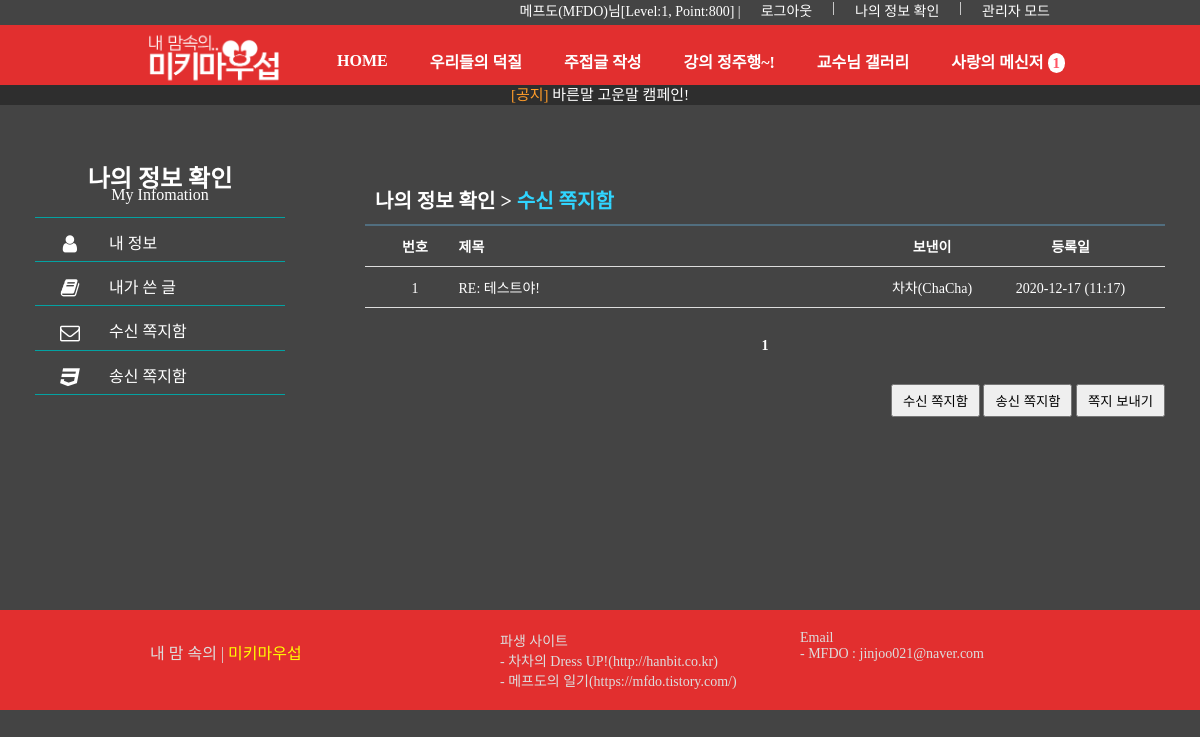
The page /member_modify_form_3.php (signed in) on the database its author committed.
### tables this page shows
CREATE TABLE `message` (
  `num` int(11) NOT NULL,
  `send_id` char(20) NOT NULL,
  `rv_id` char(20) NOT NULL,
  `subject` char(200) NOT NULL,
  `content` text NOT NULL,
  `regist_day` char(20) DEFAULT NULL
);

CREATE TABLE `members` (
  `num` int(11) NOT NULL,
  `id` char(15) NOT NULL,
  `pass` char(15) NOT NULL,
  `name` char(10) NOT NULL,
  `email` char(80) DEFAULT NULL,
  `regist_day` char(20) DEFAULT NULL,
  `level` int(11) DEFAULT NULL,
  `point` int(11) DEFAULT NULL
);

### member_modify_form_3.php (the view, shortened to what this page needs)
<!DOCTYPE html>
<html>
<head>
<link rel="stylesheet" type="text/css" href="./css/common.css">
<link rel="stylesheet" type="text/css" href="./css/message.css">
<link rel="stylesheet" type="text/css" href="https://netdna.bootstrapcdn.com/font-awesome/4.0.3/css/font-awesome.css" rel="stylesheet">
</head>
<body bgcolor="#444" style="color: #fff">
<header>
    <?php include "header.php";?>
</header>
<section style="color: #fff">
<section id="main_content" >
		<div class="flex">
		<nav style="padding-bottom: 165px;">
		<a style="color:#fff" class="logo" href="#">
			<h2>나의 정보 확인</h2>
			<p style="padding-bottom: 10px;">My Infomation</p>
		</a>
		<a style="color:#fff" href="member_modify_form_1.php">
			<i class="fa fa-user fa-lg"></i>
			<span>내 정보</span>
		</a>
		<a style="color:#fff" href="member_modify_form_2.php">
			<i class="fa fa-book fa-lg"></i>
			<span>내가 쓴 글</span>
		</a>
		<a style="color:#fff" href="member_modify_form_3.php">
			<i class="fa fa-envelope-o fa-lg"></i>
			<span>수신 쪽지함</span>
		</a>
		<a style="color:#fff" href="member_modify_form_4.php">
			<i class="fa fa-css3 fa-lg"></i>
			<span>송신 쪽지함</span>
		</a>
		</nav>
        <div id="message_box" style="margin:0 0;">
	    <h3>
<?php
 		if (isset($_GET["page"]))
			$page = $_GET["page"];
		else
			$page = 1;
		$mode = "post";
		if ($mode=="send")
			echo "송신 쪽지함 > 목록보기";
		else
            echo  "나의 정보 확인 > <a style='color: #30d5ff;'> 수신 쪽지함 </a>";
?>
		</h3>
	    <div>
	    	<ul id="message">
				<li>
					<span class="col1">번호</span>
					<span class="col2">제목</span>
					<span class="col3">
<?php
						if ($mode=="send")
							echo "받은이";
						else
							echo "보낸이";
?>
					</span>
					<span class="col4">등록일</span>
				</li>
<?php
	$con = mysqli_connect("localhost", "mfdo", "wlswn772##", "mfdo");
	if ($mode=="send")
		$sql = "select * from message where send_id='$userid' order by num desc";
	else
		$sql = "select * from message where rv_id='$userid' order by num desc";
	$result = mysqli_query($con, $sql);
	$total_record = mysqli_num_rows($result);
	$scale = 10;
	if ($total_record % $scale == 0)
		$total_page = floor($total_record/$scale);
	else
		$total_page = floor($total_record/$scale) + 1;
	$start = ($page - 1) * $scale;
	$number = $total_record - $start;
   for ($i=$start; $i<$start+$scale && $i < $total_record; $i++)
   {
      mysqli_data_seek($result, $i);
      $row = mysqli_fetch_array($result);
	  $num    = $row["num"];
	  $subject     = $row["subject"];
      $regist_day  = $row["regist_day"];
	  if ($mode=="send")
	  	$msg_id = $row["rv_id"];
	  else
	  	$msg_id = $row["send_id"];
	  $result2 = mysqli_query($con, "select name from members where id='$msg_id'");
	  $record = mysqli_fetch_array($result2);
	  $msg_name     = $record["name"];
?>
				<li style="color: #fff">
					<span class="col1"><?=$number?></span>
					<span class="col2"><a href="message_view.php?mode=<?=$mode?>&num=<?=$num?>"style="color: #fff"><?=$subject?></a></span>
					<span class="col3"><?=$msg_name?>(<?=$msg_id?>)</span>
					<span class="col4"><?=$regist_day?></span>
				</li>
<?php
   	   $number--;
   }
?>
	    	</ul>
			<ul id="page_num">
<?php
	if ($total_page>=2 && $page >= 2)
	{
		$new_page = $page-1;
		echo "<li><a href='message_box.php?mode=$mode&page=$new_page'>◀ 이전</a> </li>";
	}
	else
		echo "<li>&nbsp;</li>";
   	for ($i=1; $i<=$total_page; $i++)
   	{
		if ($page == $i)
		{
			echo "<li><b> $i </b></li>";
		}
		else
		{
			echo "<li> <a href='message_box.php?mode=$mode&page=$i'> $i </a> <li>";
		}
   	}
   	if ($total_page>=2 && $page != $total_page)
   	{
		$new_page = $page+1;
		echo "<li> <a href='message_box.php?mode=$mode&page=$new_page'>다음 ▶</a> </li>";
	}
	else
		echo "<li>&nbsp;</li>";
?>
			</ul>
			<ul class="buttons">
				<li><button onclick="location.href='message_box.php?mode=rv'">수신 쪽지함</button></li>
				<li><button onclick="location.href='message_box.php?mode=send'">송신 쪽지함</button></li>
				<li><button onclick="location.href='message_form.php'">쪽지 보내기</button></li>
			</ul>
	</div>
	</div>
</section>
<footer>
    <?php include "footer.php";?>
</footer>
</body>
</html>

### css/common.css (style rules this page uses)
* { padding: 0; margin: 0; }
body { font-family: "Nanum Gothic"; font-size: 14px; }
ul { list-style-type: none; }
a { display: inline-block; text-decoration: none; }
a:link { text-decoration:none; color: #222222; }
footer { height: 100px; background-color: #e22f2f; height: 100px; position : relative; transform : translateY(-100%); margin-top: 150px; }

### css/message.css (style rules this page uses)
#message_box { position: relative; width: 800px; margin: 0 auto; }
#message_box h3 { margin-top: 30px; padding: 10px; border-bottom: solid 2px #516e7f; font-size: 20px; }
#message li { padding: 10px; border-bottom: solid 1px #dddddd; }
#message li:nth-child(1) { font-weight: bold; }
#message span { display: inline-block; text-align: center; }
#message .col1 { width: 80px; }
#message .col2 { width: 410px; text-align: left; }
#message .col3 { width: 120px; }
#message .col4 { width: 150px; }
#page_num { text-align: center; margin: 30px 0 }
#page_num li { display: inline; }
#message_box .buttons { text-align: right; margin: 20px 0 40px 0; }
#message_box .buttons li { display: inline; }
#message_box .buttons button { padding: 5px 10px; cursor: pointer; }
#message_box { width: 800px; margin: 0 auto; }

### member_modify_form_3.php (style rules this page uses)
.flex { display:flex; justify-content: center; }
nav a { text-decoration:none; color:BLACK; font-size: 16px; display:block; border-bottom:1px solid #03A2A2; }
nav { margin-top:15px; margin-right: 80px; height:100%; width:250px; border-radius:5px; }
.fa { position: relative; top:12px; width: 70px; height: 36px; text-align: center; font-size:20px; }
nav span { position:relative; top:12px; }
.logo { position:relative; top:0px; padding:1px; padding-top: 10px; padding-bottom: 5px; font-family: '나눔고딕'; text-align:center; line-height: 0.8; }

### rows shown on the page
message: subject "RE: 테스트야!", members.name "차차", send "ChaCha", regist_day "2020-12-17 (11:17)"

### other values the page prints
$logged "메프도(MFDO)님[Level:1, Point:800]"
$notRead "1"
$title_list[$i] "바른말 고운말 캠페인!"
